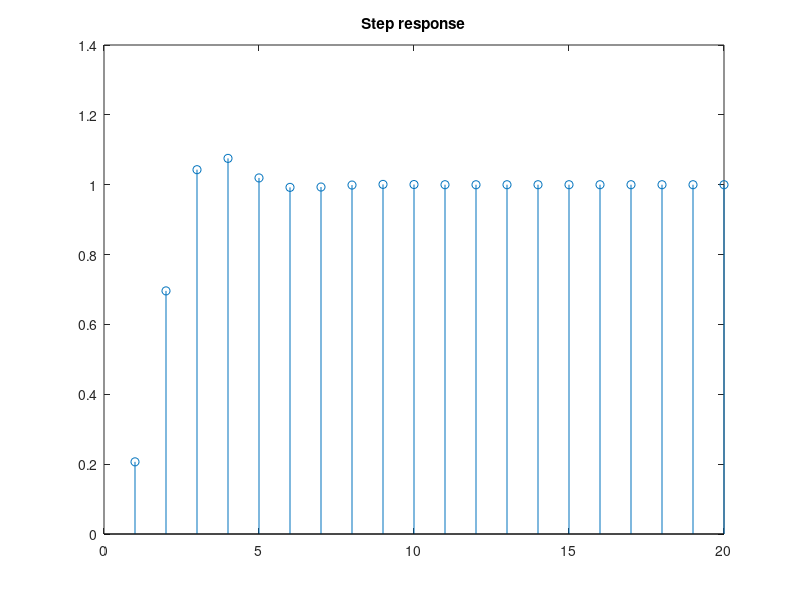

MATLAB code to generate this figure:
%For the LTI systems described by the following difference equations, generate its 
%impulse response, and unit step response.
 % y[n] – 0.3695 y[n-1]+0.1958y[n-2]=0.2066x[n]+0.4131x[n-1]+0.2066x[n-2]
b1 = [0.2066 0.4131 0.2066];
a1 = [1 -0.3695 0.1958];
 % Impulse response of the system
impz(b1,a1,20);
title("Impulse response"); 
 % Step response of the system
step_n = [ones(1,20)];
y = filter(b1,a1,step_n);
stem(y);
title("Step response");